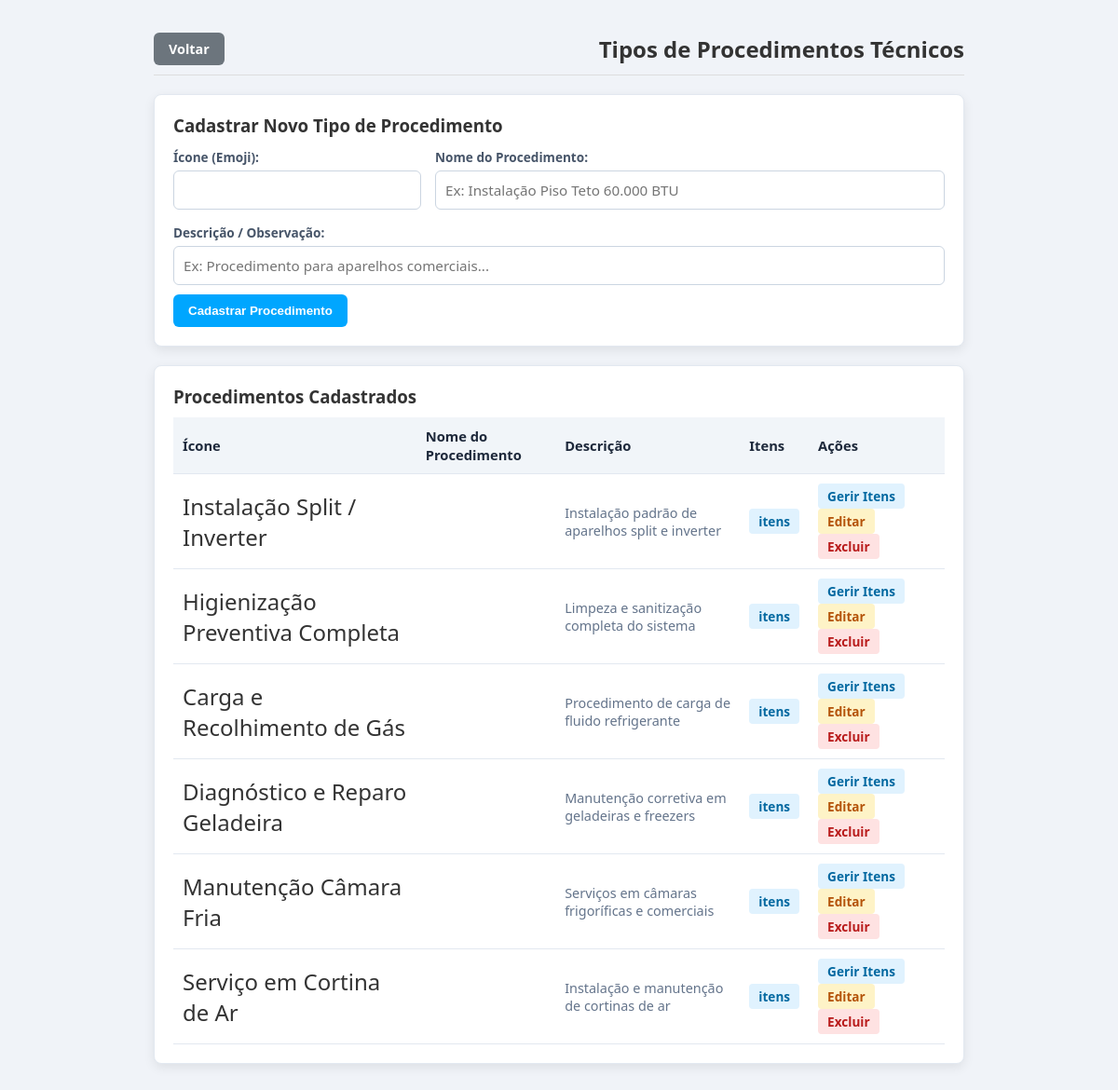
Page /checklists/tipos (signed in) on the committed database.
### tables this page shows
CREATE TABLE ChecklistTipo (
        id INTEGER PRIMARY KEY AUTOINCREMENT,
        nome TEXT NOT NULL UNIQUE,
        icone TEXT DEFAULT '',
        descricao TEXT
    );

### app.py (the view, shortened to what this page needs)
@app.route('/checklists')
@app.route('/checklist')
@app.route('/checklists/tipos')
@login_required
def lista_checklists():
    conn = get_db()
    tipos = conn.execute("SELECT * FROM ChecklistTipo ORDER BY id ASC").fetchall()
    conn.close()
    if os.path.exists("templates/checklists/tipos.html"):
        return render_template('checklists/tipos.html', tipos=tipos, t=tipos)
    elif os.path.exists("templates/checklists/lista_checklists.html"):
        return render_template('checklists/lista_checklists.html', tipos=tipos, t=tipos)
    return render_template('checklists/tipos.html', tipos=tipos)

### app.py (called while the page is built)
def get_db():
    conn = sqlite3.connect(DB_NAME, timeout=10)
    conn.row_factory = sqlite3.Row
    return conn

@app.context_processor
def inject_globals():
    conn = get_db()
    config = conn.execute("SELECT * FROM Configuracao WHERE id=1").fetchone()
    conn.close()
    return dict(config=config or {}, now=datetime.now())

def login_required(f):
    @wraps(f)
    def decorated_function(*args, **kwargs):
        if 'usuario_id' not in session:
            flash("Por favor, faca login para acessar.", "warning")
            return redirect(url_for('login'))
        return f(*args, **kwargs)
    return decorated_function

### templates/checklists/tipos.html (shortened to what this page needs)
<!DOCTYPE html>
<html lang='pt-br'>
<head>
    <link rel='stylesheet' href='/static/style.css'>
</head>
<body>
    <div class='hvac-container'>
        <header class='hvac-header'>
            <a href="/painel" class="btn btn-secondary" style="background-color: #6c757d; color: white; padding: 8px 16px; border-radius: 6px; text-decoration: none; font-weight: bold; display: inline-block;"> Voltar</a>
            <h2> Tipos de Procedimentos Técnicos</h2>
        </header>
        <div class='card-tech' style='margin-bottom: 20px;'>
            <h3> Cadastrar Novo Tipo de Procedimento</h3>
            <form method='POST' action='/checklists/tipos/adicionar'>
                <div class='form-grid'>
                    <div class='form-group'>
                        <label>Ícone (Emoji):</label>
                        <input type='text' name='icone' class='input-hvac' value='' maxlength='4' required>
                    </div>
                    <div class='form-group' style='grid-column: span 2;'>
                        <label>Nome do Procedimento:</label>
                        <input type='text' name='nome' class='input-hvac' placeholder='Ex: Instalação Piso Teto 60.000 BTU' required>
                    </div>
                </div>
                <div class='form-group'>
                    <label>Descrição / Observação:</label>
                    <input type='text' name='descricao' class='input-hvac' placeholder='Ex: Procedimento para aparelhos comerciais...'>
                </div>
                <button type='submit' class='btn-primary-hvac' style='width: auto; margin-top: 10px;'> Cadastrar Procedimento</button>
            </form>
        </div>
        <div class='card-tech'>
            <h3> Procedimentos Cadastrados</h3>
            <table class='tech-table'>
                <thead>
                    <tr>
                        <th>Ícone</th>
                        <th>Nome do Procedimento</th>
                        <th>Descrição</th>
                        <th>Itens</th>
                        <th>Ações</th>
                    </tr>
                </thead>
                <tbody>
                    {% for t in tipos %}
                    <tr>
                        <td style='font-size: 1.5rem;'>{{ t[1] }}</td>
                        <td><strong>{{ t[2] }}</strong></td>
                        <td style='color: #64748b; font-size: 0.9rem;'>{{ t[3] or '-' }}</td>
                        <td><span class='status-badge badge-info'>{{ t[4] }} itens</span></td>
                        <td>
                            <a href='/checklists/tipos/{{ t[0] }}/itens' class='status-badge badge-info' style='text-decoration: none;'> Gerir Itens</a>
                            <a href='/checklists/tipos/{{ t[0] }}/editar' class='status-badge badge-warning' style='text-decoration: none;'> Editar</a>
                            <a href='/checklists/tipos/{{ t[0] }}/excluir' class='status-badge badge-danger' style='text-decoration: none;' onclick='return confirm("Deseja realmente excluir este tipo e todos os seus itens?")'> Excluir</a>
                        </td>
                    </tr>
                    {% else %}
                    <tr><td colspan='5' style='text-align: center; padding: 25px; color: #888;'>Nenhum procedimento cadastrado.</td></tr>
                    {% endfor %}
                </tbody>
            </table>
        </div>
    </div>
</body>
</html>

### static/style.css (style rules this page uses)
body { font-family: 'Segoe UI', Arial, sans-serif; background: #f0f3f8; color: #333; padding-bottom: 40px; }
.btn { display: inline-block; background: #fff; color: #1e5bb8; text-decoration: none; padding: 9px 16px; border-radius: 8px; font-weight: 600; font-size: 0.9em; border: none; cursor: pointer; transition: all 0.2s; }
label { display: block; margin-top: 12px; margin-bottom: 4px; font-weight: 600; font-size: 0.9em; color: #444; }
input, select, textarea { width: 100%; padding: 10px 12px; border: 1px solid #ccd5e0; border-radius: 6px; font-size: 0.95em; outline: none; font-family: inherit; }
table { width: 100%; border-collapse: collapse; font-size: 0.92em; }
th, td { padding: 12px 10px; text-align: left; border-bottom: 1px solid #edf1f5; }
th { background: #f7f9fc; color: #4a5568; font-weight: 700; }
.hvac-container { max-width: 900px; margin: 20px auto; padding: 15px; }
.hvac-header { display: flex; align-items: center; justify-content: space-between; margin-bottom: 20px; border-bottom: 1px solid #ddd; padding-bottom: 10px; }
.card-tech { background: #fff; border-radius: 8px; padding: 20px; box-shadow: 0 4px 12px rgba(0,0,0,0.08); border: 1px solid #e2e8f0; }
.form-grid { display: grid; grid-template-columns: repeat(auto-fit, minmax(200px, 1fr)); gap: 15px; margin-bottom: 15px; }
.form-group label { display: block; font-size: 0.85rem; font-weight: bold; margin-bottom: 5px; color: #475569; }
.input-hvac { width: 100%; padding: 10px; border-radius: 6px; border: 1px solid #cbd5e1; box-sizing: border-box; font-size: 0.95rem; }
.status-badge { display: inline-block; padding: 4px 10px; border-radius: 4px; font-size: 0.85rem; font-weight: bold; }
.badge-warning { background: #fef3c7; color: #b45309; }
.badge-danger { background: #fee2e2; color: #b91c1c; }
.badge-info { background: #e0f2fe; color: #0369a1; }
.btn-primary-hvac, .btn-whatsapp, .btn-back { display: inline-flex; align-items: center; justify-content: center; padding: 10px 16px; border-radius: 6px; font-weight: bold; text-decoration: none; border: none; cursor: pointer; }
.btn-primary-hvac { background: #00A6FF; color: white; }
.tech-table { width: 100%; border-collapse: collapse; margin-top: 10px; }
.tech-table th, .tech-table td { padding: 10px; border-bottom: 1px solid #e2e8f0; text-align: left; }
.tech-table th { background: #f1f5f9; color: #1e293b; }

### rows in the picture
ChecklistTipo: nome "Instalação Split / Inverter", descricao "Instalação padrão de aparelhos split e inverter"
ChecklistTipo: nome "Higienização Preventiva Completa", descricao "Limpeza e sanitização completa do sistema"
ChecklistTipo: nome "Carga e Recolhimento de Gás", descricao "Procedimento de carga de fluido refrigerante"
ChecklistTipo: nome "Diagnóstico e Reparo Geladeira", descricao "Manutenção corretiva em geladeiras e freezers"
ChecklistTipo: nome "Manutenção Câmara Fria", descricao "Serviços em câmaras frigoríficas e comerciais"
ChecklistTipo: nome "Serviço em Cortina de Ar", descricao "Instalação e manutenção de cortinas de ar"
